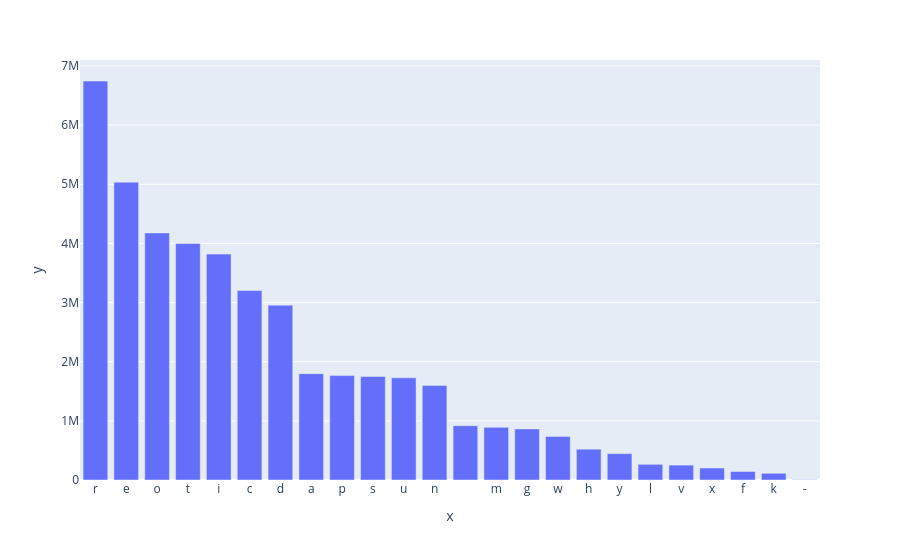

The notebook cell saved with this chart:
### Code cell
fig_tail = px.bar(x=df_tail["character"], y =df_tail["frequency"])
fig_tail.show()

### Figure 1 — Plotly figure (JSON) as saved in the notebook; plotly's stock layout.template omitted (floating-point values rounded to 4 significant figures)
{"data": [{"hovertemplate": "x=%{x}<br>y=%{y}<extra></extra>", "legendgroup": "", "marker": {"color": "#636efa", "pattern": {"shape": ""}}, "name": "", "orientation": "v", "showlegend": false, "textposition": "auto", "type": "bar", "x": ["r", "e", "o", "t", "i", "c", "d", "a", "p", "s", "u", "n", " ", "m", "g", "w", "h", "y", "l", "v", "x", "f", "k", "-"], "xaxis": "x", "y": [6746162, 5035545, 4177200, 3998875, 3819495, 3203227, 2956210, 1797868, 1765657, 1749691, 1726756, 1599108, 917903, 890118, 863957, 736882, 521291, 446182, 264978, 251559, 202770, 142974, 113349, 4817], "yaxis": "y"}], "layout": {"barmode": "relative", "legend": {"tracegroupgap": 0}, "margin": {"t": 60}, "xaxis": {"anchor": "y", "domain": [0, 1], "title": {"text": "x"}}, "yaxis": {"anchor": "x", "domain": [0, 1], "title": {"text": "y"}}}}
